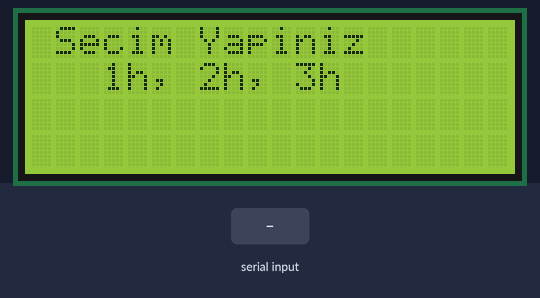
This sketch was run on a simulated Arduino Uno, built with avr-gcc and run on an emulated ATmega328P. Shown: 20×4 character LCD. The inputs (shaded band) are chosen by the test bench.

Above: at 1.2 s.
1.3 s: "30,150\n" received over Serial
At 2.1 s:
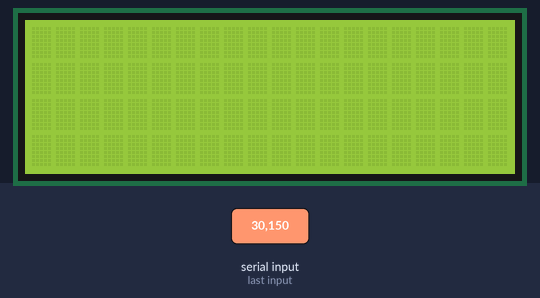
At 3.1 s:
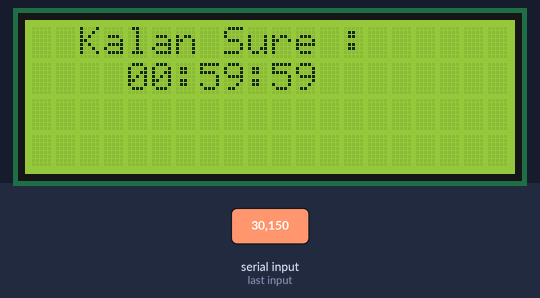
4.3 s: "E90\n" received over Serial
At 5.5 s:
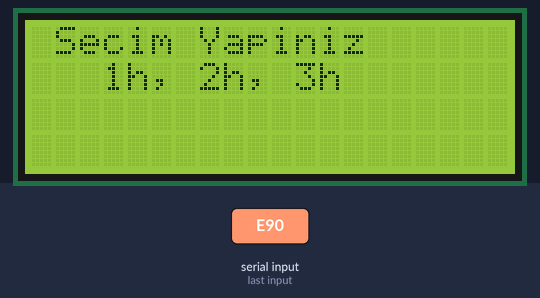
Timing chart, 0 to 7.3 s (numbered marks = the images above; inputs shaded):
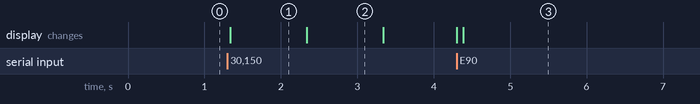

The sketch:

Trx.ino
```cpp
#include <LiquidCrystal_I2C.h>

LiquidCrystal_I2C lcd(0x27, 20, 4);
bool Giris = true;
unsigned long previousMillis = 0;

const long interval = 1000;
int Saat;
int Dakika;
int Saniye;

void setup() {
    Serial.begin(9600);
    lcd.init();
    lcd.backlight();
}

void KarsilamaEkrani() {
    if (Giris) {
        lcd.setCursor(1,0);
        lcd.print("Secim Yapiniz");
        lcd.setCursor(3,1);
        lcd.print("1h, 2h, 3h");
    }
}

void loop() {
    KarsilamaEkrani();
    if (Serial.available() > 0) {
        lcd.clear();
        char veri = Serial.read();
        if (veri >= '1' && veri <= '3') {
            Saat = 0;
            Dakika = 0;
            Saniye = 0;
            Saat = veri - '0';

            Giris = false;
        } else if (veri == 'E') {
            Saat = 0;
            Dakika = 0;
            Saniye = 0;
            KarsilamaEkrani();
        }
    }
    if (!Giris) {
        unsigned long currentMillis = millis();
        if (currentMillis - previousMillis >= interval) {
            previousMillis = currentMillis;
            ZamanGuncelleme();
            EkranGosterme();
        }
    }
}

void EkranGosterme() {
    char tablo[20];
    sprintf(tablo, "%02d:%02d:%02d", Saat, Dakika, Saniye);
    lcd.setCursor(2, 0);
    lcd.print("Kalan Sure :");
    lcd.setCursor(4, 1);
    lcd.print(tablo);
}

void ZamanGuncelleme() {
    if (Saniye > 0) {
        Saniye--;
    } else if (Dakika > 0) {
        Saniye = 59;
        Dakika--;
    } else if (Saat > 0) {
        Dakika = 59;
        Saniye = 59;
        Saat--;
    } else {
        Giris = true;
        lcd.clear();
        KarsilamaEkrani();
    }
}
```

Measured:
- after the input at 1.3 s, the display: first changes at once (image 1 shows a later state)
- after the input at 4.3 s, the display: first changes at once (image 3 shows a later state)
- what the display in image 1 shows lasts 1.0 s, from 1.3 s to 2.3 s
